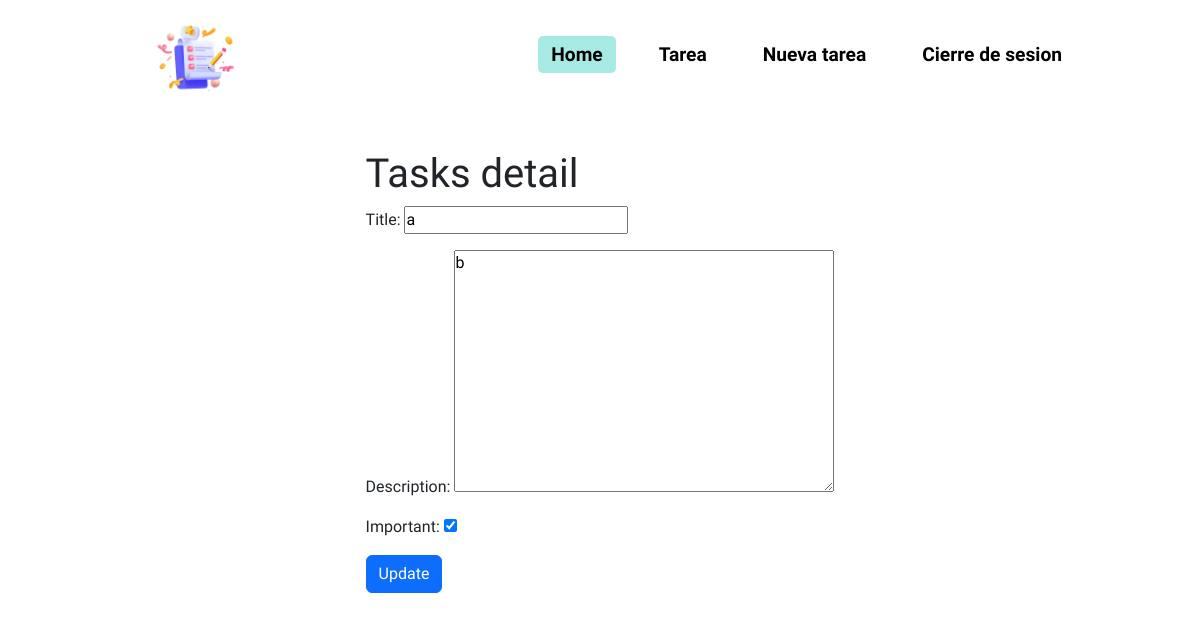
The page /tasks/4/ (signed in) on the database its author committed.
### App/models.py (models this page shows, shortened)
class Tasks(models.Model):                                       # Se crea una tabla para las tareas
    title = models.CharField( max_length = 100 )                 # Se crea campo de tipo caracter con maximo de 100 caracteres para el titulo de la tarea
    description = models.TextField( blank = True )               # Se crea campo de texto para descripcion de la tarea
    created = models.DateTimeField( auto_now_add = True )        # Se crea un campo para registrar el momento actual en que se crea la tarea
    datecompleted = models.DateTimeField( null = True, blank = True )          # Se crea un campo para registrar fecha de tarea cumplida
    important = models.BooleanField( default = True )            # Se crea un campo check para indicar si latarea es importante
    user = models.ForeignKey( User, on_delete = models.CASCADE ) # Se crea un campo user para vincular con la DB de user

### App/views.py (the view, shortened to what this page needs)
# urls.py: path('tasks/<int:task_id>/', tasks_detail, name='tasks_detail'),        # Vista tareas
def tasks_detail(request, task_id):
    if request.method == 'GET':
        tasks = get_object_or_404( Tasks, pk=task_id, user = request.user )
        form = TasksForm( instance = tasks )
        return render(request, 'App/tasks_detail.html', {
            'tasks' : tasks,
            'form' : form
        })

### App/forms.py
class TasksForm(ModelForm):
    class Meta:
        model = Tasks
        fields = ['title', 'description', 'important']

### App/templates/App/tasks_detail.html (shortened to what this page needs)
{% extends 'App/base.html' %}
{% block content %}
    <section>
        <h1>Tasks detail</h1>
        <form method="POST">
            {{form.as_p}}
            <button class="btn btn-primary">Update</button>
        </form>
    </section>
{% endblock %}

### App/static/css/style.css (style rules this page uses)
* { padding: 0; margin: 0; text-decoration: none !important; box-sizing: border-box; font-family: Heebo; scroll-behavior: smooth; }
body { width: 100%; min-height: 100vh; }
section { margin: 0 auto; }

### rows shown on the page
Tasks: title "a", description "b", important "☑"
